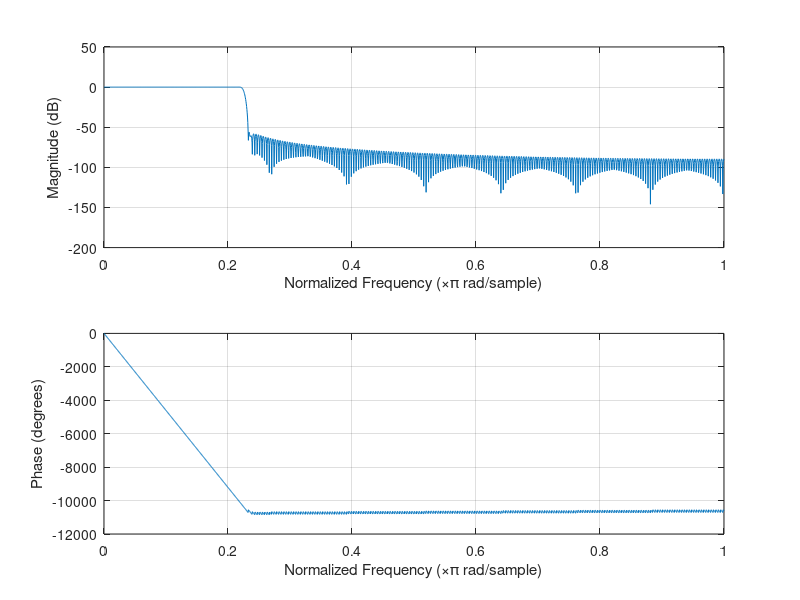

Recreate this plot in MATLAB. (Note: this script raises an error after producing the figure.)
% Solution by Rahmat Saeedi
close all;
clc;
clear all;


%% Q1
%513-tap Low pass IFR
Fs=22050; % sampling frequency
fc=2500;  % Cutoff frequency

wc=fc/(Fs/2);            %Cutoff
window = hamming(513);   %window
filter_coeff=fir1(513-1,wc, 'low', window); 

%frequency response of filter
freqz(filter_coeff,1);

%Audio File
    %Reading the audio file
    [x, FS, NBits]=wavread('love_mono22.wav');
    %Filter the audio file
    x_filtered=filter(filter_coeff,1,x); 
    
    %%Power Spectrum of x
    [Px, F]=psd(x, 513-1, FS, [], 480);
    figure                      %Creatting new figure
    plot(F/1000, 10*log10(Px)); %Plots the power spectrum
    xlabel('Frequency (kHz)');
    ylabel('Power Spectral Density of x (in dB)');
    
    %%Power Spectrum of x_filtered
    [Px_filtered, F_filtered]=psd(x_filtered, 513-1, FS, [], 480);
    figure                      %Creatting new figure
    plot(F_filtered/1000, 10*log10(Px_filtered)); %Plots the power spectrum
    xlabel('Frequency (kHz)');
    ylabel('Power Spectral Density of filtered x, LPF (in dB)');
    

    audiowrite('love_filtered.wav',x_filtered./max(abs(x_filtered)),FS);
    %Comments:
    % filtered audio has little high frequency components as the amplitude 
    % of those components have been significantly reduced
    
 %% Q2
  %513-tap High pass IFR
fc2=5000;  % Cutoff frequency

wc2=fc2/(Fs/2);            %Cutoff
window2 = hamming(513);   %window
filter_coeff2=fir1(513-1,wc2, 'high', window2); 

%frequency response of filter
figure
freqz(filter_coeff2,1);

%Audio File
    %Filter the audio file
    x_filtered2=filter(filter_coeff2,1,x); 
    

    %%Power Spectrum of x_filtered
    [Px_filtered2, F_filtered2]=psd(x_filtered2, 513-1, FS, [], 480);
    figure                      %Creatting new figure
    plot(F_filtered2/1000, 10*log10(Px_filtered2)); %Plots the power spectrum
    xlabel('Frequency (kHz)');
    ylabel('Power Spectral Density of filtered x, HPF (in dB)');
    
    
    audiowrite('love_filtered2.wav',x_filtered2./max(abs(x_filtered2)),FS);
    %Comments:
    % filtered audio has only high frequency components as the amplitude 
    % of low frequency components have been significantly reduced
    

 %% Q3
  %513-tap Bandstop IFR
fc3=[2850 3150];  % Cutoff frequencies

wc3=fc3./(Fs/2);            %Cutoff
window3 = hamming(513);   %window
filter_coeff3=fir1(513-1,wc3, 'stop', window3); 

%frequency response of filter
figure
freqz(filter_coeff3,1);

%Audio File
    %Filter the audio file
    x_filtered3=filter(filter_coeff3,1,x); 
    

    %%Power Spectrum of x_filtered
    [Px_filtered3, F_filtered3]=psd(x_filtered3, 513-1, FS, [], 480);
    figure                      %Creatting new figure
    plot(F_filtered3/1000, 10*log10(Px_filtered3)); %Plots the power spectrum
    xlabel('Frequency (kHz)');
    ylabel('Power Spectral Density of filtered x, BSF (in dB)');
    
    
    audiowrite('love_filtered3.wav',x_filtered3./max(abs(x_filtered3)),FS);
    %Comments:
    %filtered audio has frequencies around 3kHz stoped using bandstop filter
    % as the amplitude of those frequencies have been significantly reduced
   %% Q4
   figure
   
   
% MATLAB code for spectral analysis and lowpass filtering of an image
% see section 17.6, Fig. 17.20, Fig. 17.21
%
% reading the image 'ayantika.tif'
I = imread('ayantika.tif');
Iu=I;     % copy of original image
imshow(I)                   % display the image
fprintf('\nThe image Ayantika has been displayed')
fprintf('\nPress any key to continue')
pause
I = double(I);
I = I - mean(mean(I));
% 2D Bartlett window
x = bartlett(32);
for i = 1:32
    zx(i,:) = x';
	zy(:,i) = x ;
end
bartlett2D = zx .* zy;
%
n = 0;
% calculate power spectrum
P = zeros(256,256);
for (i = 1:16:320)
    for (j = 1:16:288)
        Isub = I(i:i+31,j:j+31).*bartlett2D;
        P = P + fftshift(fft2(Isub,256,256));
        n = n + 1;
    end
end
Pabs = (abs(P)/n).^2;
mesh([-128:127]*2/256,[-128:127]*2/256,Pabs/max(max(Pabs)));
xlabel('Horizontal Frequency'); ylabel('Vertical Frequency');
zlabel('Image Power Spectrum (in dB)');
print -dtiff plot1.tiff
fprintf('\nThe Image Power Spectrum has been displayed and saved')
fprintf('\nPress any key to continue')
pause


filter_coeff = [1  2 3 2 1; 2  3  4  3 2; 3  4  5  4 3; 2  3  4  3  2; 1  2  3  2 1]/65 ;
% Frequency Response plot
spec = fft2(filter_coeff,128,128) ;     % Frequency spectrum of 2-D Filter
R = abs(spec(1:65,1:65)) ;
mesh(R), grid
xlabel('Horizontal Frequency')
ylabel('Vertical Frequency');
zlabel('Frequency Response');
print -dtiff plot.tiff
fprintf('\nThe Frequency Response of the 2-D Filter has been displayed and saved')
fprintf('\nPress any key to continue')
pause
%
% Digital filtering the image
filtered_image = filter2(filter_coeff, double(I)) ;
imshow(uint8(filtered_image))
%imshow(Iu)
imwrite(uint8(filtered_image),'ayantika_filt.tif','tif') ;
fprintf('\nThe Filtered Image has been displayed and saved')   
    
    